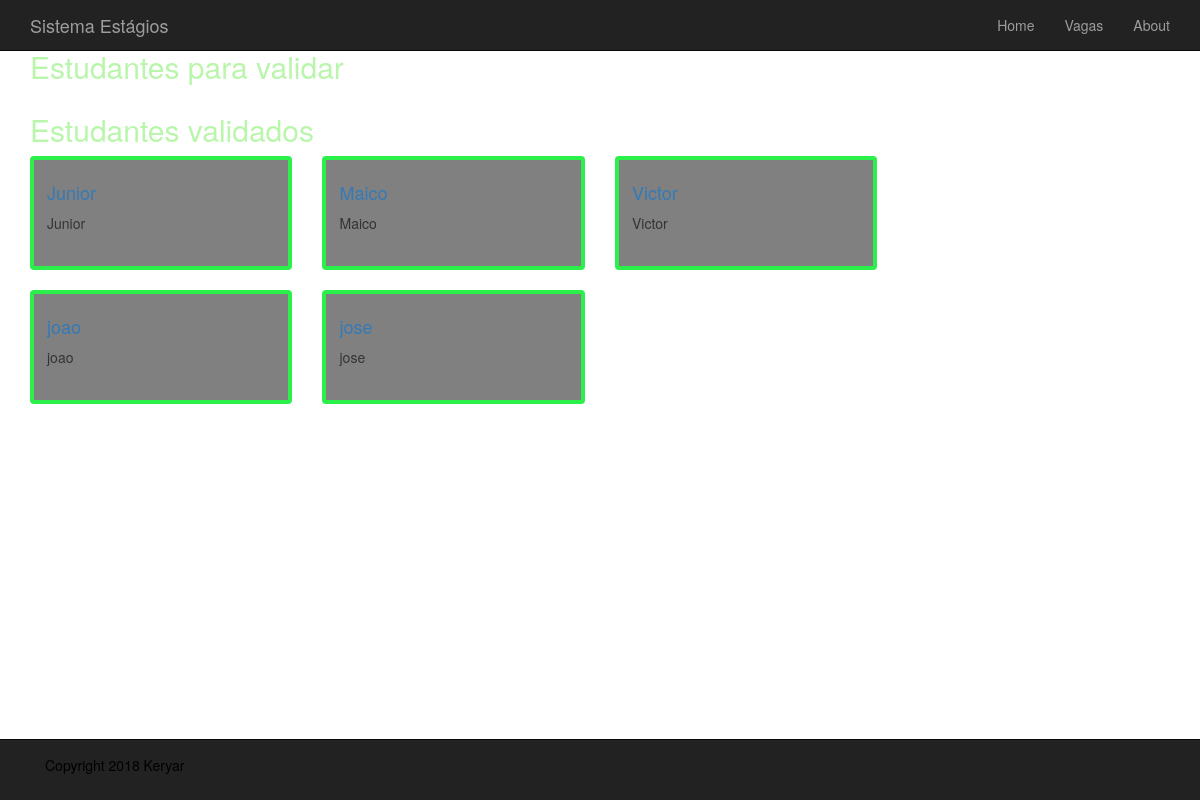
Page /actions/list_student on the committed database.
### user_actions/models.py (models this page shows, shortened)
class Student(models.Model):
    name = models.CharField(max_length=200, db_index=True)
    slug = models.SlugField(max_length=200, db_index=True, unique=True)
    pw = models.CharField(max_length=200)
    id_doc_number = models.PositiveIntegerField(unique=True)
    enroll_number = models.PositiveIntegerField(unique=True)
    major_id = models.PositiveIntegerField(db_index=True)
    qualifications = models.TextField(blank=True)
    gpa = models.PositiveIntegerField()
    description = models.TextField(blank=True)
    validation_pending = models.BooleanField(default=True)
    registered = models.BooleanField(default=False)
    able = models.BooleanField(default=False)
    time_available_start = models.TextField()
    time_available_end = models.TextField()
    register_date = models.DateTimeField(auto_now_add=True)
    update_date = models.DateTimeField(auto_now=True)
    class Meta:
        ordering = ('name',)
        verbose_name = 'student'
        verbose_name_plural = 'students'
    def get_absolute_path(self):
        return reverse('user_actions:validate_student', args=[self.id, self.slug])

### user_actions/views.py (the view)
def list_student(request):
    unverified_students = Student.objects.filter(validation_pending=True)
    verified_students = Student.objects.filter(validation_pending=False)
    return render(request, 'user_actions/coordinator_pages/list_student.html', {
        'unverified_students' : unverified_students,
        'verified_students' : verified_students,
        })

### user_actions/templates/user_actions/coordinator_pages/list_student.html (shortened to what this page needs)
{% extends 'base.html' %}
{% load static %}
{% block conteudo %}
    <div class="container">
        <div class="row">
            <div class="col-sm-12">
                <div class="row">
                    <div class="col-sm-9">
                        <h2>Estudantes para validar</h2>
                    </div>
                </div>
                <div class="row">
                    <div class="col-sm-9">
                        <h2>Estudantes validados</h2>
                        <div class="row">
                                {% for student in verified_students %}
                                    <div class="col-md-4 col-sm-6">
                                        <div class="thumbnail">
                                            <div class="caption">
                                                 <h4><a href="{{ student.get_absolute_path }}">{{ student.name }}</a></h4>
                                                {{ student.name }}
                                                <br>
                                                <br>
                                            </div>
                                        </div>
                                    </div>
                                {% endfor %}
                        </div>
                    </div>
                </div>
            </div>
        </div>
    </div>
{% endblock %}

### base_structures/static/base_structures/css/styles.css (style rules this page uses)
div .col-sm-6 > div.thumbnail { border-width: 4px; border-color: #2bf04c; }
div .thumbnail { background-color: grey; border-color: black; }
body { padding-top: 30px; padding-bottom: 70px; background-color: white; }
h2,h3,h4 { color: #b9f6ab; }

### rows in the picture
Student: name "Junior"
Student: name "Maico"
Student: name "Victor"
Student: name "joao"
Student: name "jose"
